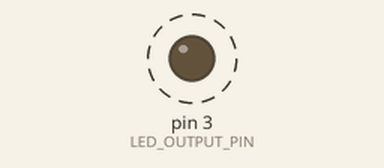
This sketch was run on a simulated Arduino Uno, built with avr-gcc and run on an emulated ATmega328P. Parts: output pins drawn as LEDs (lit = HIGH). Dashed ring = blinking.

Above: at 0.5 s.
Timing chart, 0 to 4.6 s (numbered marks = the images above):
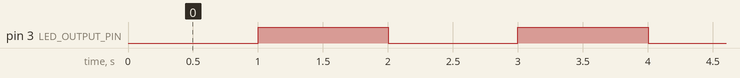

The sketch:

BlinkWithoutDelay.ino
```cpp
/*
 * Simply turns on and off pin 3 once a second without using delay()
 * This is useful because a delay prevents us from reading new input
 *
 * By Jon E. Froehlich
 * @jonfroehlich
 * http://makeabilitylab.io
 *
 * For a walkthrough and circuit diagram, see:
 * https://makeabilitylab.github.io/physcomp/arduino/led-blink
 *
 * Adapted from the official Arduino Blink example:
 *   File -> Examples -> 02. Digital -> BlinkWithoutDelay
 *
 * Also available here:
 *   http://www.arduino.cc/en/Tutorial/BlinkWithoutDelay
 */

const int LED_OUTPUT_PIN = 3;
const int INTERVAL_IN_MS = 1000; // interval at which to blink (in milliseconds)

// Generally, you should use "unsigned long" for variables that hold time
// The value will quickly become too large for an int to store
unsigned long _lastToggledTimestampMs = 0; // tracks the last time the LED was updated
int _ledState = LOW; // will toggle between LOW and HIGH

// The setup function runs once when you press reset or power the board
void setup() {
  // Because pins 0 - 13 can either be input or output, we must specify
  // how we're using the pin by using pinMode. In this case, we want to
  // control an LED, so set the pin to OUTPUT
  pinMode(LED_OUTPUT_PIN, OUTPUT);
}

// The loop function runs over and over again forever
void loop() {

  // Get the current time since the Arduino started our program (in ms)
  unsigned long currentTimestampMs = millis();

  // Check to see if the time between now and the last time we toggled
  // the LED has exceeded our blink interval. If so, toggled the LED
  if (currentTimestampMs - _lastToggledTimestampMs >= INTERVAL_IN_MS) {
    _ledState = _ledState == HIGH ? LOW : HIGH; // toggle the LED
    _lastToggledTimestampMs = currentTimestampMs; // store current time as toggle time
    digitalWrite(LED_OUTPUT_PIN, _ledState); // output the LED state
  }
}
```

Measured:
- by itself, pin 3 (LED_OUTPUT_PIN): alternates HIGH for 1.0 s and LOW for 1.0 s
